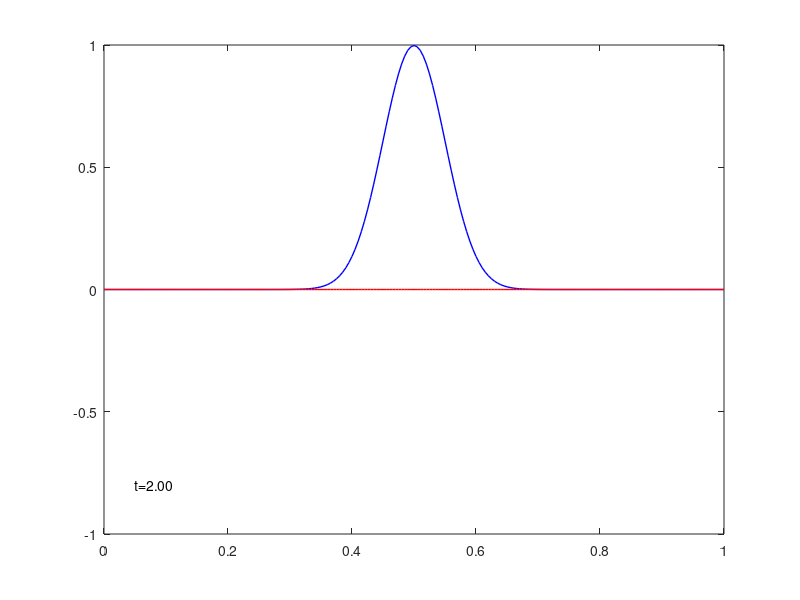
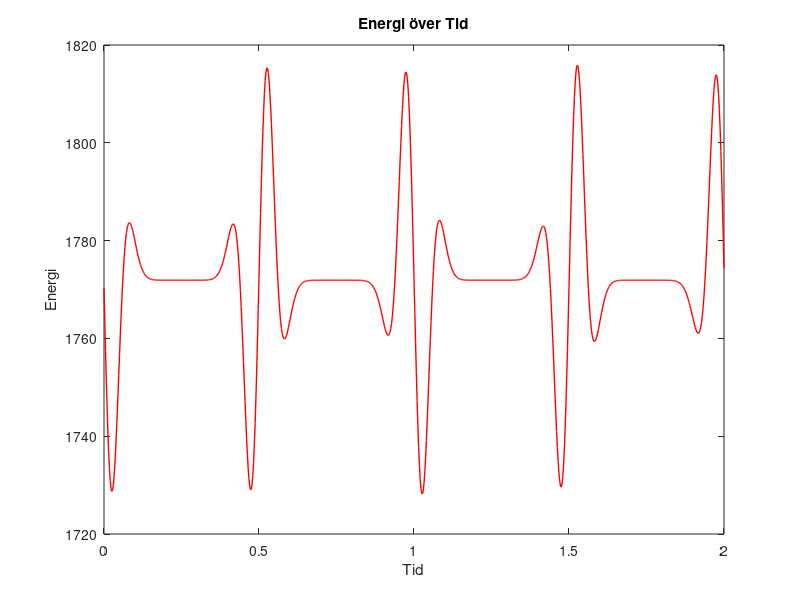

MATLAB code for these plots, in order:
N=200; % antal intervall
T=2; % sluttid
dx=1/N; % steglängd i rummet
dt=dx/2.0; % tidssteg, tänk på stabilitetsvillkoren
M=round(T/dt); % antal tidsteg
c = 1;
L = 1;

% allokering av minne
u=zeros(N-1,M+1); % u(n,m) lösningens värde vid tid (m-1)*dt i position n*dx
p=zeros(N-1,M+1); % p=u’

x = dx*(1:N-1)'; % x(n) är n*dx
E = zeros(1,M+1); % För att beräkna energin i varje tidssteg.

% Skapa matrisen A
v = ones(1,N-1);
vn = ones(1,N-2);
A = diag(v*-2/dx^2) + diag(vn*1/dx^2,1) + diag(vn*1/dx^2,-1);

% Sätt begynnelsedata för u och p.
u(:, 1) = exp(-200*(x-0.5).^2); % B.V nr (6)
p(:, 1) = 0; % B.V nr (7)

% Räkna ut energin E vid tiden 0.
E(1) = 0.5*sum(p(:,1).^2) - 0.5*c^2*(u(:,1)'*(A*u(:,1)));

X = [0; x; L]; 

nframe = M+1; % kommando för film
mov(1:nframe) = struct('cdata',[],'colormap',[]);
figure;
% Lägg till randvärden så att längden blir N+1, vilket matchar X.
plot(X, [0; u(:,1); 0], 'b', 'Linewidth', 1); % Plot vid tiden t=0.
axis([0 1 -1 1])
set(gca, 'nextplot', 'replacechildren')
drawnow

mov(1) = getframe(gcf); % Första frame i filmen.
for m = 1:M % tidstegning med symplektisk Euler

    p(:, m+1) = p(:, m) + c^2 * dt * A * u(:, m);

    u(:, m+1) = u(:, m) + dt * p(:, m+1);

    % Plotta även lösningen från d’Alemberts formel
    figure(1);
    U = [0; u(:,m); 0];
    plot(X, U, 'b', 'Linewidth', 1)
    hold on;
    % Plotta även lösningen från d’Alemberts formel 
    g = @(x) exp(-200*(x-0.5).^2);
    u_dlambert = 0.5 * (g(x + m*dt) + g(x - m*dt));
    U_dlambert = [0; u_dlambert; 0];
    plot(X, U_dlambert, "r", 'LineWidth', 1);
    hold on;

    % Använd m*dt för att visa aktuell tid
    text(0.05, -0.8, sprintf('t=%.2f', m*dt))
    set(gca, 'nextplot', 'replacechildren')
    drawnow
    mov(m+1) = getframe(gcf);
    
    % Räkna ut energin av den numeriska lösningen vid detta tidssteg
    E(m+1) = 0.5*sum(p(:,m+1).^2) - 0.5*c^2*(u(:,m+1)'*(A*u(:,m+1)));
end

% Korrigerad plottning av energin: använd en tidsvektor med rätt längd.
figure(2); % Se till att vi plottar i rätt figur.
plot((0:m)*dt, E(1:m+1), "r", "LineWidth", 1); % Plotta hela energihistoriken.
xlabel('Tid');
ylabel('Energi');
title('Energi över Tid');